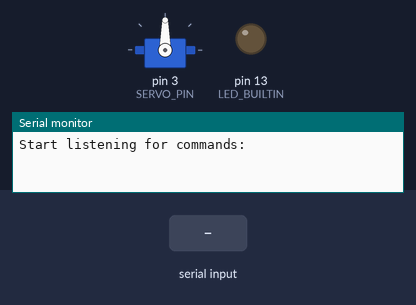
A sketch run on a simulated Arduino Uno, built with avr-gcc and run on an emulated ATmega328P. On the bench: servo, output pins drawn as LEDs (lit = HIGH), the last lines printed to the serial monitor. The inputs (shaded band) are chosen by the test bench.

Above: at 1.3 s.
1.4 s: "1\n" received over Serial
At 1.56 s:
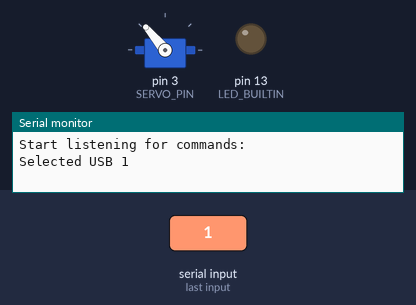
3.1 s: "2\n" received over Serial
At 3.33 s:
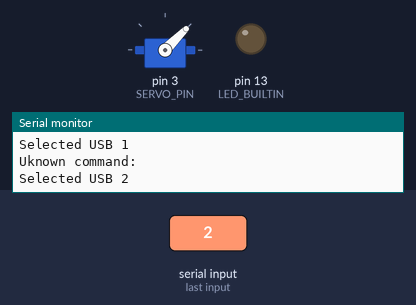
Timing chart, 0 to 6.1 s (numbered marks = the images above; inputs shaded):
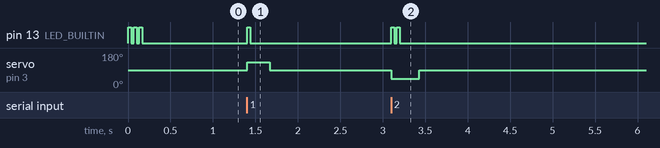

Measured:
- after the input at 1.4 s, pin 13 (LED_BUILTIN): LOW → HIGH at once, → LOW 0.04 s later; servo on pin 3 (SERVO_PIN): 90° → 130° at once, → 90° 0.27 s later
- after the input at 3.1 s, pin 13 (LED_BUILTIN): alternates HIGH for 0.04 s and LOW for 0.03 s, 4 changes in all, then stays LOW, starting at once; servo on pin 3 (SERVO_PIN): 90° → 45° at once, → 90° 0.33 s later

The sketch:

serial_usb_switch.ino
```cpp
#include <Servo.h>

#define SERVO_PIN 3 // D3

Servo servo;

int SERVO_CENTER = 90;

void setup() {
    pinMode(LED_BUILTIN,OUTPUT);
    Serial.begin(9600);

    servo.attach(SERVO_PIN);
    servo.write(SERVO_CENTER);

    Serial.println("Start listening for commands:");

    blink(3);
}

int pos = 0;

void loop() {

    if (Serial.available()){
        long input = Serial.parseInt();

        switch (input) {
            case 1: {
                servo.write(130); // Center leveler
                Serial.println("Selected USB 1");
                blink(1);
                delay(200);
                servo.write(SERVO_CENTER);
                break;
            }
            case 2: {
                servo.write(45); // Center leveler
                Serial.println("Selected USB 2");
                blink(2);
                delay(200);
                servo.write(SERVO_CENTER);
                break;
            }
            case 3: {
                servo.write(SERVO_CENTER);
                Serial.println("Neutral position");
                blink(4);
                break;
            }
            default:
                Serial.println("Uknown command: " + input);
        }

    }
}

void blink(int times) {
    for (int i = 0; i < times; i++) {
        digitalWrite(LED_BUILTIN, HIGH);
        delay(35);
        digitalWrite(LED_BUILTIN, LOW);
        delay(30);
    }
}
```
